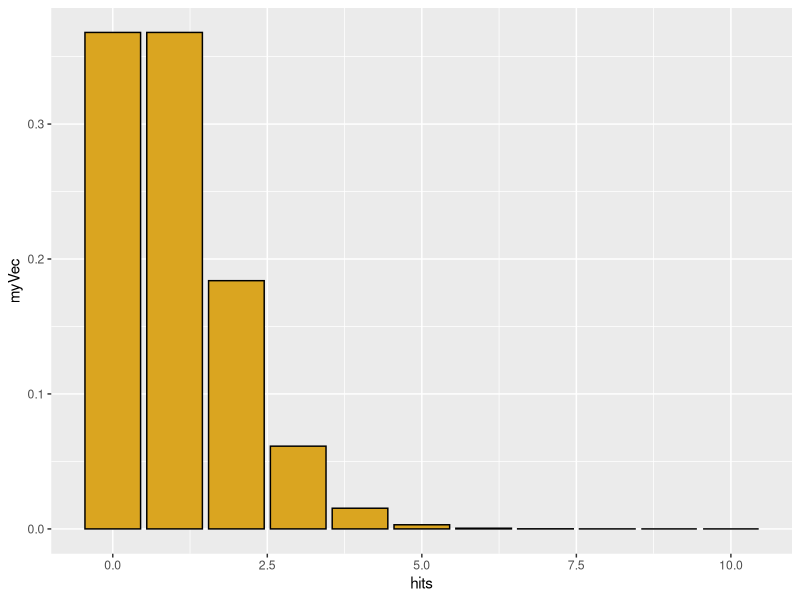
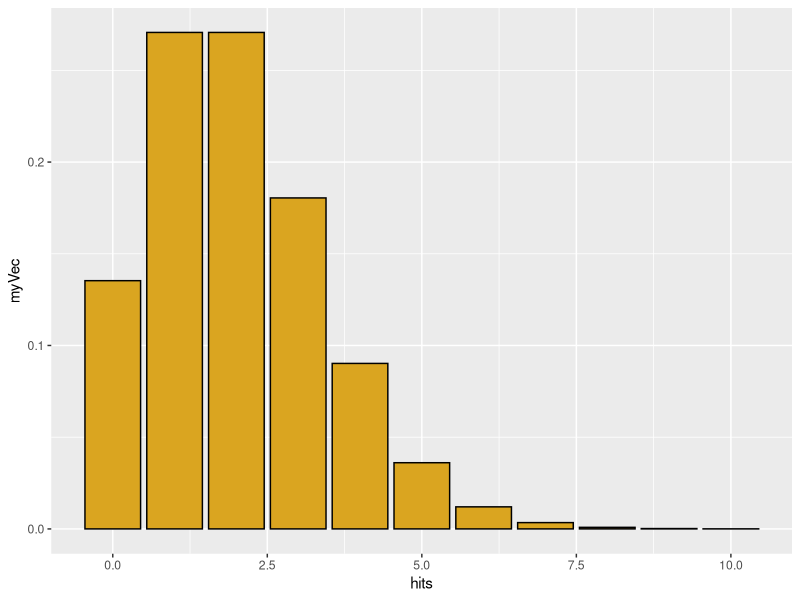
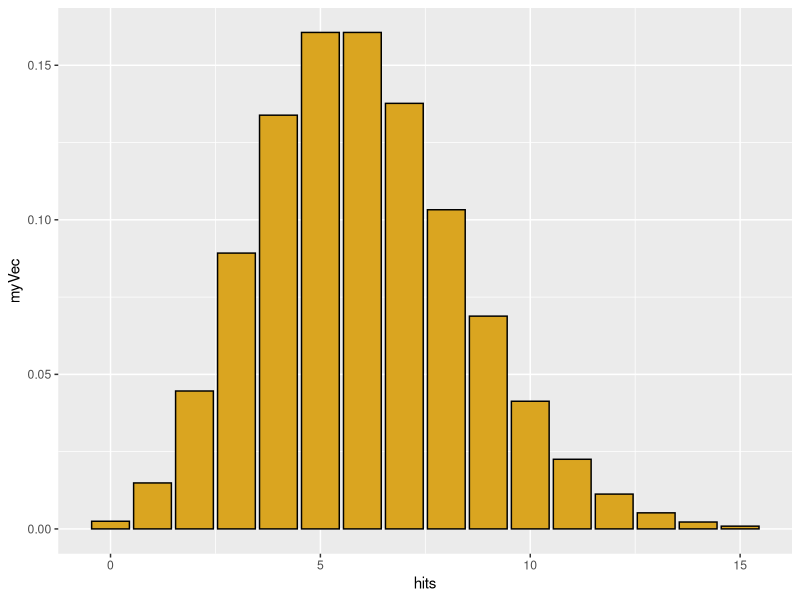
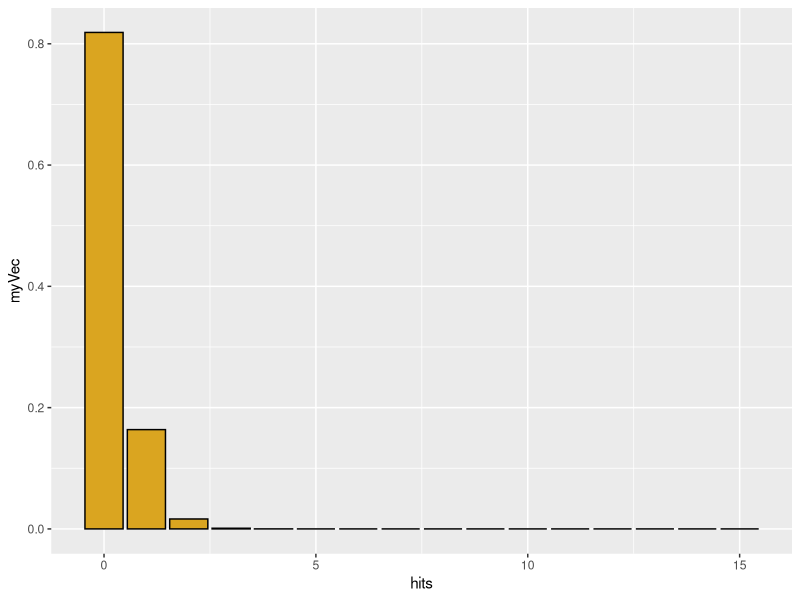
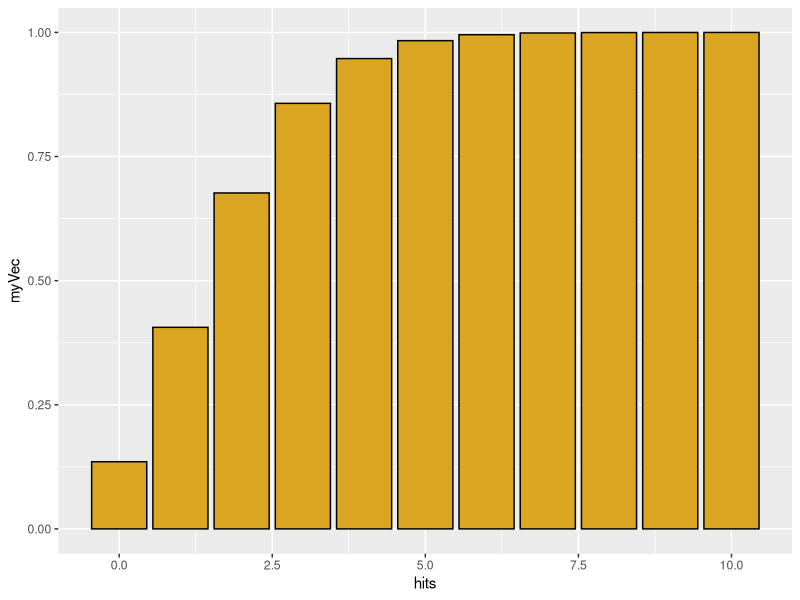
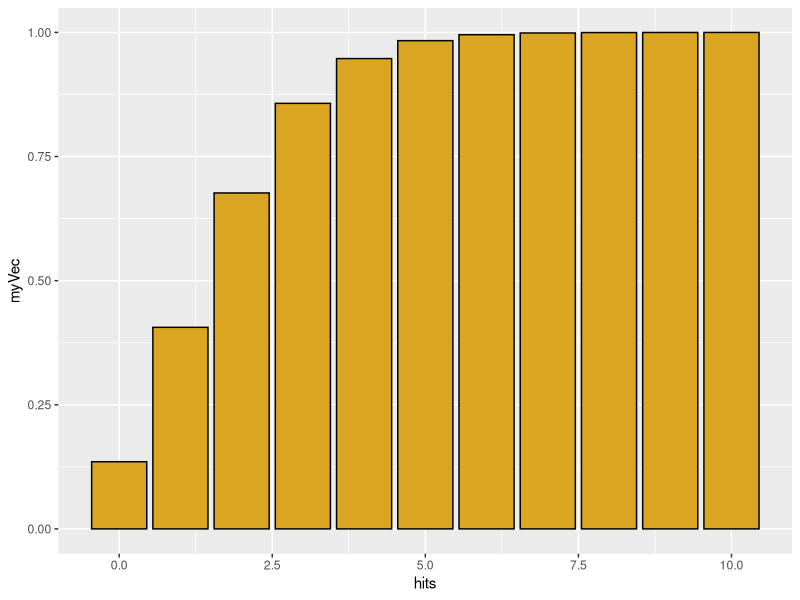
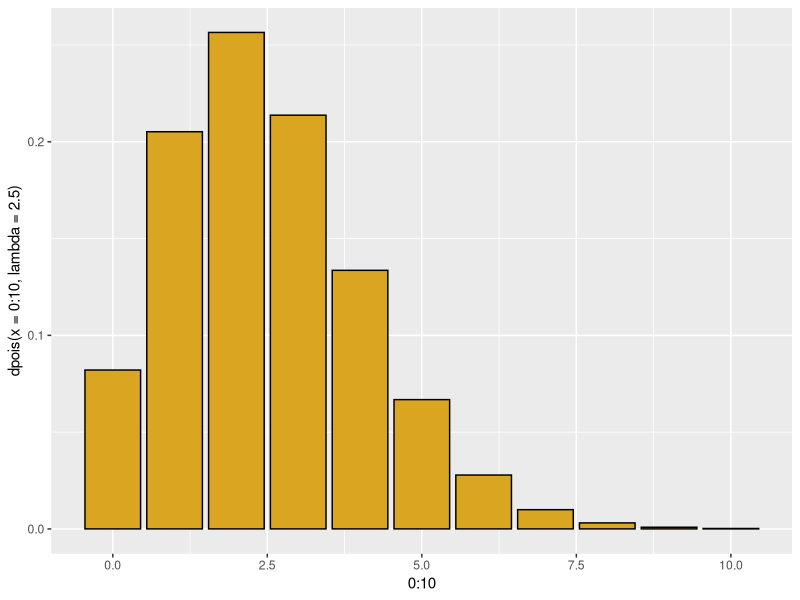
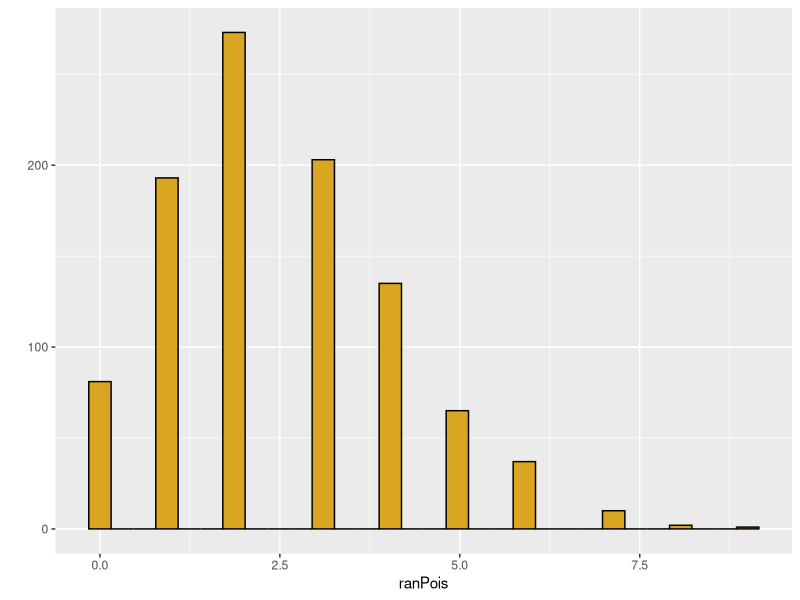

Reproduce these figures in R, in order. (Note: this script raises an error after producing the figures.)
#Working with probability distributions in R
# 20 Feb 2024
#NRG

library(ggplot2)
library(MASS)

#Poisson distribution
# Discrete X >= 0
# Random events w a constant rate lambda
#(observations per time or per unit area)
# Parameter lambda > 0

# "d" function generates probability density
hits <- 0:10
myVec <- dpois(x=hits,lambda=1) # 1 is rate of process
qplot(x=hits,y=myVec,geom="col",color=I("black"),fill=I("goldenrod"))

# Now let's change this to get a feel for the function, double rate
myVec <- dpois(x=hits,lambda=2) # 2 is rate of process
qplot(x=hits,y=myVec,geom="col",color=I("black"),fill=I("goldenrod"))

# Now again, six times rate
# Need to extend axis to get the rest of the probability mass
hits <- 0:15
myVec <- dpois(x=hits,lambda=6) # 6 is rate of process
qplot(x=hits,y=myVec,geom="col",color=I("black"),fill=I("goldenrod"))

# Does not need to have an integer value for rate process
hits <- 0:15
myVec <- dpois(x=hits,lambda=0.2) # 0.2 is rate of process
qplot(x=hits,y=myVec,geom="col",color=I("black"),fill=I("goldenrod"))

# sum up myVec
sum(myVec) # sum of density function = 1.0 (total area under curve)
# returns [1] 1

# For a Poisson distribution with lambda = 2,
# What is the probability that a single draw will yield X = 0?

dpois(x=0,lambda=2)
# returns [1] 0.1353353
# "p" function generates cumulative probability density; gives the 
# "lower tail" cumulative area of the distribution

hits <- 0:10
myVec <- ppois(q=hits,lambda=2)
qplot(x=hits,y=myVec,geom="col",color=I("black"),fill=I("goldenrod"))

# for a Poisson distribution with lambda=2, 
# what is the probability of getting 1 or fewer hits?
ppois(q=1, lambda=2)

# do with ppois (instead of dpois)
hits <- 0:10
myVec <- ppois(q=hits,lambda=2) # 2 is rate of process
qplot(x=hits,y=myVec,geom="col",color=I("black"),fill=I("goldenrod"))

# could also do this using dpois
# We could also get this through dpois
p_0 <- dpois(x=0,lambda=2)
p_0
p_1 <- dpois(x=1,lambda=2)
p_1
p_0 + p_1

#########
#q function() - inverse of p
##########

# The q function is the inverse of p
# What is the number of hits corresponding to 50% of the probability mass
qpois(p=0.5,lambda=2.5)
qplot(x=0:10,y=dpois(x=0:10,lambda=2.5),geom="col",color=I("black"),fill=I("goldenrod"))


# but distribution is discrete, so this is not exact
ppois(q=2,lambda=2.5)

# finally, we can simulate individual values from a poisson
ranPois <- rpois(n=1000,lambda=2.5)
qplot(x=ranPois,color=I("black"),fill=I("goldenrod"))


# for real or simulated data, we can use the quantile
# function to find the empirical 95% confidence interval on the data

quantile(x=ranPois,probs=c(0.025,0.975))

#################################
#Binomial distribution
#################################

# for real or simulated data, we can use the quantile
# function to find empirical 95% 

# p= prob of a dichotomous outcome
# size =- number of trials
# x= possible outcomes
# outcome x is bounded between 0 and number of trials

# use "d" binom 

hits <- 1:10
myVec <- dbinom()
qplot(x=hits,y=myVec,geom="col",color=I("black"),fill=I("goldenrod"))

# and how does this compare to an actual simulation of 50 tosses of 100 coins?

myCoins <- rbinom(n=50,size=100,prob=0.5)
qplot(x=myCoins,color=I("black"),fill=I("goldenrod"))
quantile(x=myCoins,probs=c(0.025,0.975))

#############################
#Negative Binomial
#############################
# negative binomial: number of failures (values of MyVec)
# in a series of (Bernouli) with p=probability of success 
# before a target number of successes (= size)
# generates a discrete distribution that is more 
# heterogeneous ("overdispersed") than Poisson

hits <- 0:40
myVec <- dnbinom(x=hits, size=5, prob=0.5)
qplot(x=hits,y=myVec,geom="col",color=I("black"),fill=I("goldenrod"))


# shift...biased against getting heads, more failures
hits <- 0:40
myVec <- dnbinom(x=hits, size=5, prob=0.2)
qplot(x=hits,y=myVec,geom="col",color=I("black"),fill=I("goldenrod"))
# not used in biology, but can rework so more useful

# geometric series is a special case where N= 1 success
# each bar is a constant fraction 1 - "prob" of the bar before it
myVec <- dnbinom(x=hits, size=1, prob=0.1)
qplot(x=hits,y=myVec,geom="col",color=I("black"),fill=I("goldenrod"))


# alternatively specify mean = mu of distribution and size
# the dispersion parameter (small is more disperse)
# this gives us a poisson with a lambda value that varies
# the dispersion parameter is the shape parameter in the gamma
# as it increases, the distribution has a smaller variance
# just simulate it directly

nbiRan <- rnbinom(n=1000,size=10,mu=5)
qplot(nbiRan,color=I("black"),fill=I("goldenrod"))

nbiRan <- rnbinom(n=1000,size=0.1,mu=5)
qplot(nbiRan,color=I("black"),fill=I("goldenrod"))
##(x=hits,y=myVec,geom="col",color=I("black"),fill=I("goldenrod"))

###########################
#Experimental Designs
##########################

# uniform distribution
# params specify minimum and maximum

#runif for random data
qplot(x=runif(n=100,min=0,max=5),color=I("black"),fill=I("goldenrod"))
qplot(runif(n=1000,min=0,max=5),color=I("black"),fill=I("goldenrod"))

#normal distribution
# normal 
myNorm <-rnorm(n=100,mean=1000,sd=2)
qplot(myNorm,color=I("black"),fill=I("goldenrod"))


# problems with normal when mean is small but zero is not allowed
myNorm <- rnorm(n=100,mean=2,sd=2)
qplot(myNorm,color=I("black"),fill=I("goldenrod"))
summary(myNorm)
tossZeroes <- myNorm[myNorm>0]
qplot(tossZeroes,color=I("black"),fill=I("goldenrod"))
summary(tossZeroes)

### Gamma distribution

# gamma distribution, continuous positive values, but bounded at 0

myGamma <- rgamma(n=100,shape=1,scale=10)
qplot(myGamma,color=I("black"),fill=I("goldenrod"))

# gamma with shape= 1 is an exponential with scale = mean

# shape <=1 gives a mode near zero; very small shape rounds to zero
myGamma <- rgamma(n=100,shape=0.1,scale=1)
qplot(myGamma,color=I("black"),fill=I("goldenrod"))

# large shape parameters moves towards a normal
myGamma <- rgamma(n=100,shape=20,scale=1)
qplot(myGamma,color=I("black"),fill=I("goldenrod"))

# scale parameter changes mean- and the variance!
qplot(rgamma(n=100,shape=2,scale=100),color=I("black"),fill=I("goldenrod"))
qplot(rgamma(n=100,shape=2,scale=10),color=I("black"),fill=I("goldenrod"))
qplot(rgamma(n=100,shape=2,scale=1),color=I("black"),fill=I("goldenrod"))
qplot(rgamma(n=100,shape=2,scale=0.1),color=I("black"),fill=I("goldenrod"))


# unlike the normal, the two parameters affect both mean and variance

# mean = shape*scale
# variance= shape*scale^2

#look at how scale changes shape of distribution
qplot(rgamma(n=100,shape=0.1,scale=10),color=I("black"),fill=I("goldenrod"))
qplot(rgamma(n=100,shape=0.1,scale=100),color=I("black"),fill=I("goldenrod"))
qplot(rgamma(n=100,shape=0.1,scale=1),color=I("black"),fill=I("goldenrod"))
qplot(rgamma(n=100,shape=0.1,scale=0),color=I("black"),fill=I("goldenrod"))

####################
# beta distribution
####################

# beta distribution 
# bounded at 0 and 1
# analagous to a binomial, but result is a continuous distribution of probabilities
# parameter shape1 = number of successes + 1
# parameter shape2 = number of failures + 1
# interpret these in terms of a coin you are tossing

# shape1 = 1, shape2 = 1 = "no data"
myBeta <- rbeta(n=1000,shape1=1,shape2=1)
qplot(myBeta,xlim=c(0,1),color=I("black"),fill=I("goldenrod"))


# shape1 = 2, shape1 = 1 = "1 coin toss, comes up heads!"
myBeta <- rbeta(n=1000,shape1=2,shape2=1)
qplot(myBeta,xlim=c(0,1),color=I("black"),fill=I("goldenrod"))

# two tosses, 1 head and 1 tail
myBeta <- rbeta(n=1000,shape1=2,shape2=2)
qplot(myBeta,xlim=c(0,1),color=I("black"),fill=I("goldenrod"))

# two tosses, both heads
myBeta <- rbeta(n=1000,shape1=2,shape2=1)
qplot(myBeta,xlim=c(0,1),color=I("black"),fill=I("goldenrod"))

# let's get more data
myBeta <- rbeta(n=1000,shape1=20,shape2=20)
qplot(myBeta,xlim=c(0,1),color=I("black"),fill=I("goldenrod"))

myBeta <- rbeta(n=1000,shape1=500,shape2=500)
qplot(myBeta,xlim=c(0,1),color=I("black"),fill=I("goldenrod"))

# if the coin is biased
myBeta <- rbeta(n=1000,shape1=1000,shape2=500)
qplot(myBeta,xlim=c(0,1),color=I("black"),fill=I("goldenrod"))
myBeta <- rbeta(n=1000,shape1=10,shape2=5)
qplot(myBeta,xlim=c(0,1),color=I("black"),fill=I("goldenrod"))


# shape parameters less than 1.0 give us a u-shaped distribution
myBeta <- rbeta(n=1000,shape1=0.1,shape2=0.1)
qplot(myBeta,xlim=c(0,1),color=I("black"),fill=I("goldenrod"))
myBeta <- rbeta(n=1000,shape1=0.5,shape2=0.2)
qplot(myBeta,xlim=c(0,1),color=I("black"),fill=I("goldenrod"))


# problem with real data is that we don't actually know parameters
  
  
